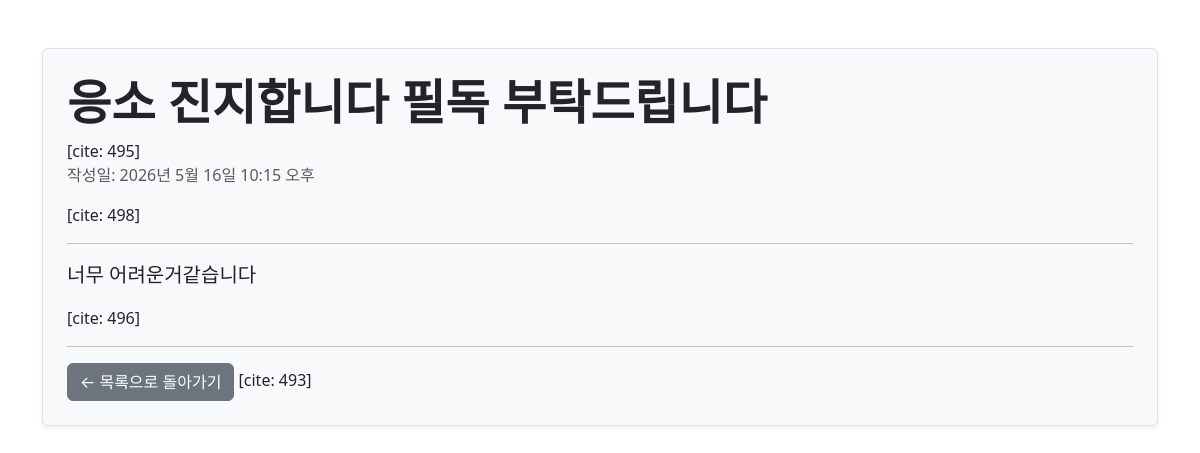
Page /blog/1/ on the committed database.
### todo/models.py (models this page shows, shortened)
class Post(models.Model):
    title = models.CharField(max_length=30)
    content = models.TextField()
    created_at = models.DateTimeField(auto_now_add=True)
    updated_at = models.DateTimeField(auto_now=True)

### todo/views.py (the view)
# urls.py: path('<int:pk>/', views.single_post_page),
def single_post_page(request, pk):
    post = Post.objects.get(pk=pk)  # 클릭한 게시글 1개 땡겨오기 [cite: 467]
    return render(request, 'todo/post_detail.html', {'post': post})

### todo/templates/todo/post_detail.html (shortened to what this page needs)
<!DOCTYPE html>
<html lang="ko">
<head>
    <link rel="stylesheet" href="https://cdn.jsdelivr.net/npm/bootstrap@5.3.0/dist/css/bootstrap.min.css">
</head>
<body class="container mt-5">
    <div class="border p-4 rounded bg-light shadow-sm">
        <h1 class="display-5 fw-bold">{{ post.title }}</h1> [cite: 495]
        <p class="text-muted">작성일: {{ post.created_at }}</p> [cite: 498]
        <hr>
        <p class="lead" style="white-space: pre-line;">{{ post.content }}</p> [cite: 496]
        <hr>
        <a href="/blog/" class="btn btn-secondary">← 목록으로 돌아가기</a> [cite: 493]
    </div>
</body>
</html>

### rows in the picture
Post: title "응소 진지합니다 필독 부탁드립니다", created_at "2026년 5월 16일 10:15 오후", content "너무 어려운거같습니다"
